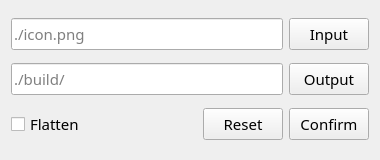
<?xml version="1.0" encoding="UTF-8"?>
<ui version="4.0">
 <class>iconClass</class>
 <widget class="QWidget" name="iconClass">
  <property name="geometry">
   <rect>
    <x>0</x>
    <y>0</y>
    <width>380</width>
    <height>160</height>
   </rect>
  </property>
  <property name="minimumSize">
   <size>
    <width>380</width>
    <height>160</height>
   </size>
  </property>
  <property name="font">
   <font>
    <family>微软雅黑</family>
   </font>
  </property>
  <property name="windowTitle">
   <string>Electron icon builder</string>
  </property>
  <layout class="QGridLayout" name="gridLayout">
   <item row="0" column="0">
    <layout class="QHBoxLayout" name="horizontalLayout">
     <item>
      <widget class="QLineEdit" name="leInput">
       <property name="minimumSize">
        <size>
         <width>0</width>
         <height>32</height>
        </size>
       </property>
       <property name="font">
        <font>
         <family>Cascadia Code</family>
         <pointsize>11</pointsize>
        </font>
       </property>
       <property name="placeholderText">
        <string>./icon.png</string>
       </property>
      </widget>
     </item>
     <item>
      <widget class="QPushButton" name="btnInput">
       <property name="minimumSize">
        <size>
         <width>0</width>
         <height>32</height>
        </size>
       </property>
       <property name="font">
        <font>
         <family>Cascadia Code</family>
         <pointsize>11</pointsize>
        </font>
       </property>
       <property name="text">
        <string>Input</string>
       </property>
      </widget>
     </item>
    </layout>
   </item>
   <item row="1" column="0">
    <layout class="QHBoxLayout" name="horizontalLayout_2">
     <item>
      <widget class="QLineEdit" name="leOutput">
       <property name="minimumSize">
        <size>
         <width>0</width>
         <height>32</height>
        </size>
       </property>
       <property name="font">
        <font>
         <family>Cascadia Code</family>
         <pointsize>11</pointsize>
        </font>
       </property>
       <property name="placeholderText">
        <string>./build/</string>
       </property>
      </widget>
     </item>
     <item>
      <widget class="QPushButton" name="btnOutput">
       <property name="minimumSize">
        <size>
         <width>0</width>
         <height>32</height>
        </size>
       </property>
       <property name="font">
        <font>
         <family>Cascadia Code</family>
         <pointsize>11</pointsize>
        </font>
       </property>
       <property name="text">
        <string>Output</string>
       </property>
      </widget>
     </item>
    </layout>
   </item>
   <item row="2" column="0">
    <layout class="QHBoxLayout" name="horizontalLayout_3">
     <item>
      <widget class="QCheckBox" name="cbFlatten">
       <property name="font">
        <font>
         <family>Cascadia Code</family>
         <pointsize>11</pointsize>
        </font>
       </property>
       <property name="text">
        <string>Flatten</string>
       </property>
      </widget>
     </item>
     <item>
      <spacer name="horizontalSpacer_3">
       <property name="orientation">
        <enum>Qt::Horizontal</enum>
       </property>
       <property name="sizeHint" stdset="0">
        <size>
         <width>176</width>
         <height>20</height>
        </size>
       </property>
      </spacer>
     </item>
     <item>
      <widget class="QPushButton" name="btnReset">
       <property name="minimumSize">
        <size>
         <width>0</width>
         <height>32</height>
        </size>
       </property>
       <property name="font">
        <font>
         <family>Cascadia Code</family>
         <pointsize>11</pointsize>
        </font>
       </property>
       <property name="text">
        <string>Reset</string>
       </property>
      </widget>
     </item>
     <item>
      <widget class="QPushButton" name="btnConfirm">
       <property name="minimumSize">
        <size>
         <width>0</width>
         <height>32</height>
        </size>
       </property>
       <property name="font">
        <font>
         <family>Cascadia Code</family>
         <pointsize>11</pointsize>
        </font>
       </property>
       <property name="text">
        <string>Confirm</string>
       </property>
      </widget>
     </item>
    </layout>
   </item>
  </layout>
 </widget>
 <layoutdefault spacing="6" margin="11"/>
 <resources>
  <include location="icon.qrc"/>
 </resources>
 <connections/>
</ui>
